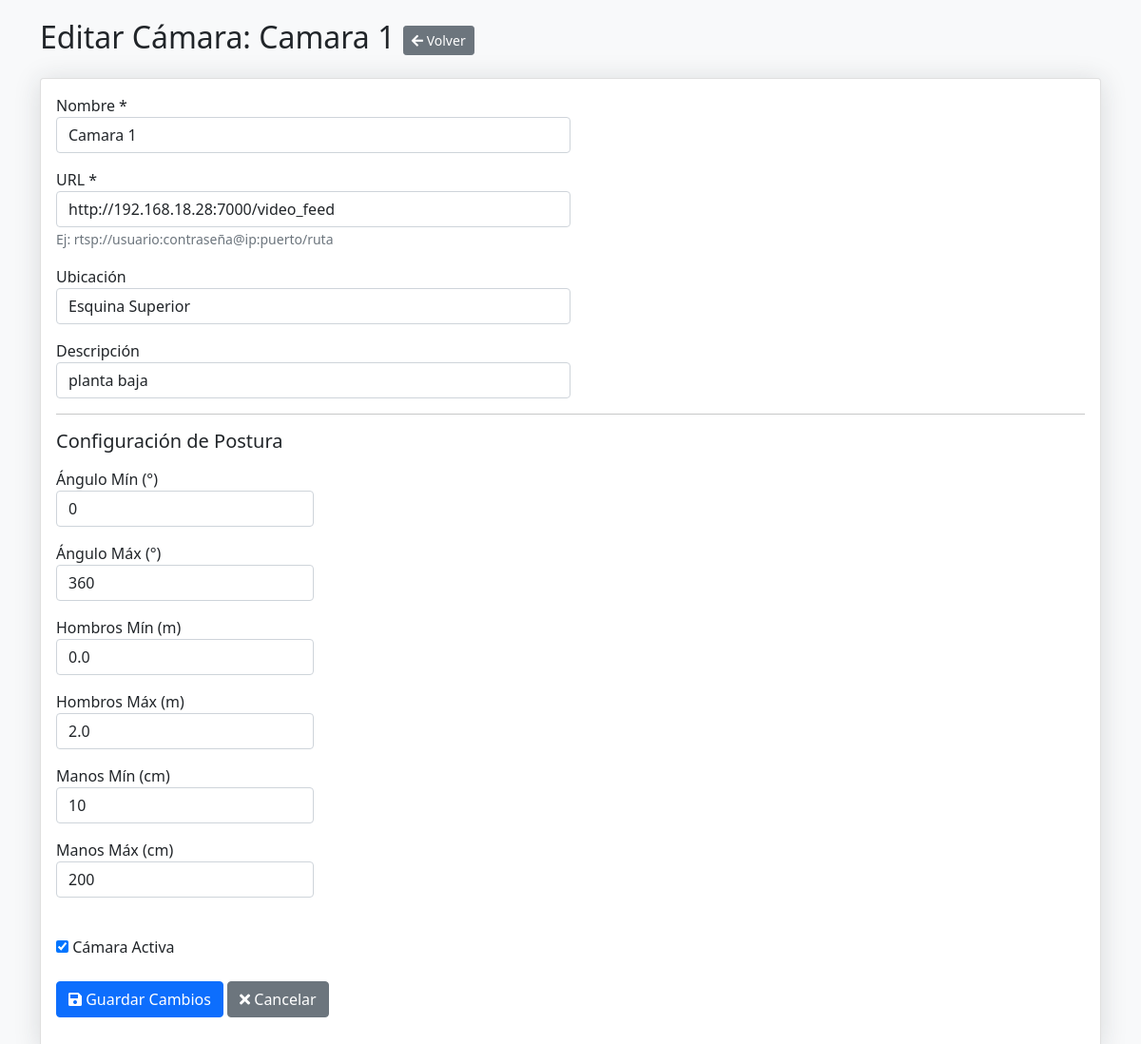
Page /camaras/edit/1 on the earlier database version.
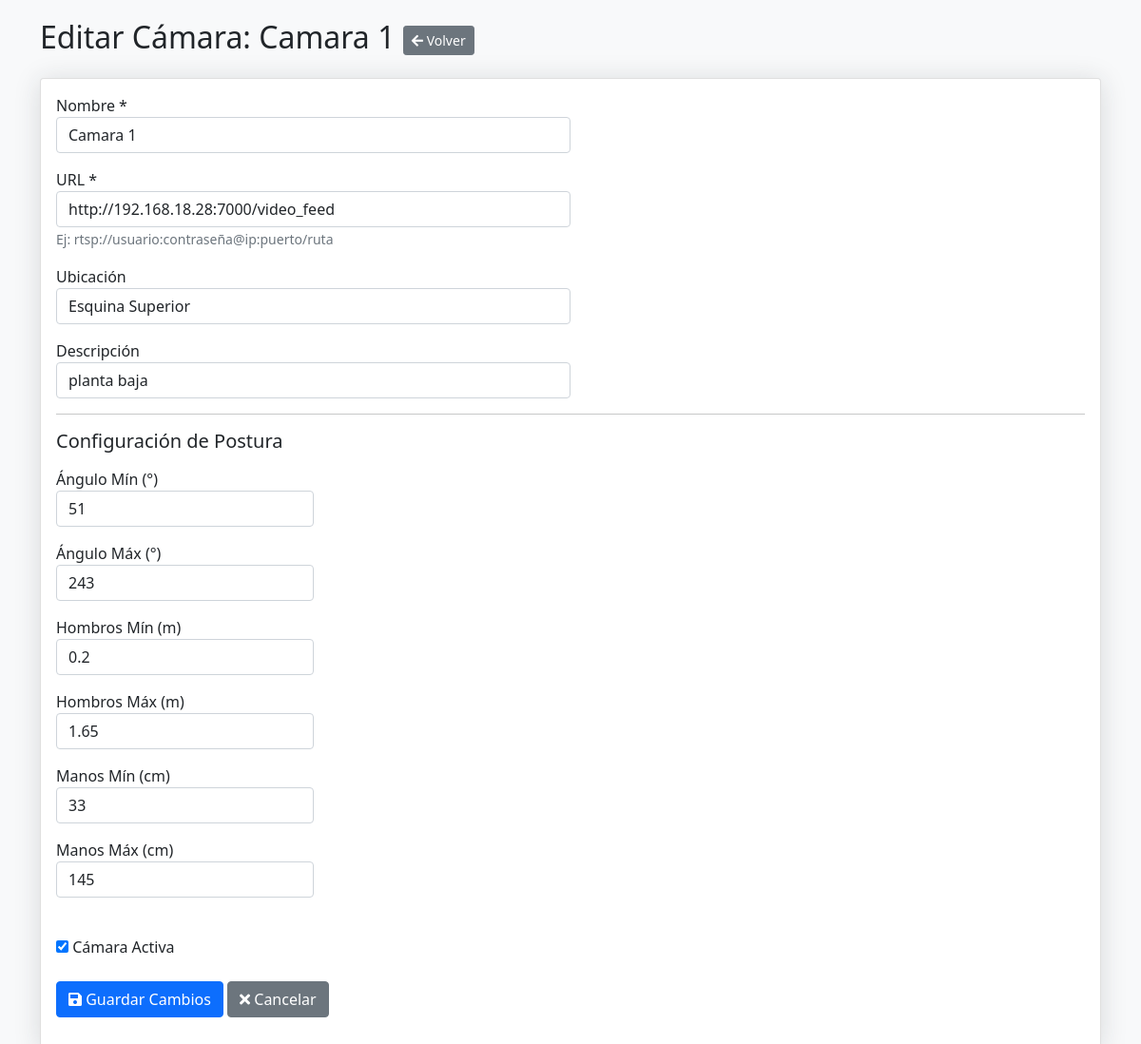
Same page on the later database version.
### tables this page shows
CREATE TABLE camaras (
                id INTEGER PRIMARY KEY AUTOINCREMENT,
                nombre TEXT NOT NULL,
                url TEXT UNIQUE NOT NULL,
                descripcion TEXT,
                angulo_min INTEGER NOT NULL DEFAULT 45,  -- Ángulo mínimo en grados
                angulo_max INTEGER NOT NULL DEFAULT 135, -- Ángulo máximo en grados
                hombros_min REAL NOT NULL DEFAULT 0.5,    -- Distancia mínima entre hombros
                hombros_max REAL NOT NULL DEFAULT 1.5,   -- Distancia máxima entre hombros
                manos_min INTEGER NOT NULL DEFAULT 30,   -- Distancia mínima de manos
                manos_max INTEGER NOT NULL DEFAULT 150,   -- Distancia máxima de manos
                ubicacion TEXT,
                activa BOOLEAN DEFAULT 1,
                fecha_instalacion TIMESTAMP DEFAULT CURRENT_TIMESTAMP,
                FOREIGN KEY (id) REFERENCES notificaciones(id_camara)
            );

### routes/camaras.py (the view, shortened to what this page needs)
    @app.route('/camaras/edit/<int:id>', methods=['GET', 'POST'])
    def camaras_edit(id):
        try:
            conn = get_db_connection()
            camara = conn.execute('SELECT * FROM camaras WHERE id = ?', (id,)).fetchone()
            if camara is None:
                conn.close()
                abort(404)
            conn.close()
            return render_template('camaras/edit.html', camara=camara)
        except Exception as e:
            app.logger.error(f"Error al editar cámara {id}: {str(e)}")
            flash('Error al editar la cámara', 'error')
            if 'conn' in locals():
                conn.rollback()
                conn.close()
            return redirect(url_for('camaras_index'))

### database.py (called while the page is built)
def get_db_connection():
    conn = sqlite3.connect('monitoring.db')
    conn.row_factory = sqlite3.Row
    return conn

### templates/camaras/edit.html (shortened to what the changed rows need)
<!DOCTYPE html>
<html lang="es">
<head>
    <link href="https://cdn.jsdelivr.net/npm/bootstrap@5.1.3/dist/css/bootstrap.min.css" rel="stylesheet">
    <link href="https://cdnjs.cloudflare.com/ajax/libs/font-awesome/5.15.4/css/all.min.css" rel="stylesheet">
</head>
<body>
    <div class="container">
        <h2 class="mb-4">Editar Cámara: {{ camara['nombre'] }} <a href="/camaras" class="btn btn-secondary btn-sm float-right"><i class="fas fa-arrow-left"></i> Volver</a></h2>
        <div class="card">
            <div class="card-body">
                <form method="POST" action="/camaras/edit/{{ camara['id'] }}">
                    <div class="form-row">
                        <div class="form-group col-md-6">
                            <label for="nombre">Nombre *</label>
                            <input type="text" class="form-control" id="nombre" name="nombre" value="{{ camara['nombre'] }}" required>
                        </div>
                        <div class="form-group col-md-6">
                            <label for="url">URL *</label>
                            <input type="url" class="form-control" id="url" name="url" value="{{ camara['url'] }}" required>
                            <small class="form-text text-muted">Ej: rtsp://usuario:contraseña@ip:puerto/ruta</small>
                        </div>
                    </div>
                    <div class="form-row">
                        <div class="form-group col-md-6">
                            <label for="ubicacion">Ubicación</label>
                            <input type="text" class="form-control" id="ubicacion" name="ubicacion" value="{{ camara['ubicacion'] }}">
                        </div>
                        <div class="form-group col-md-6">
                            <label for="descripcion">Descripción</label>
                            <input type="text" class="form-control" id="descripcion" name="descripcion" value="{{ camara['descripcion'] }}">
                        </div>
                    </div>
                    <div class="form-row">
                        <div class="form-group col-md-3">
                            <label for="angulo_min">Ángulo Mín (°)</label>
                            <input type="number" class="form-control" id="angulo_min" name="angulo_min" value="{{ camara['angulo_min'] }}" min="0" max="180">
                        </div>
                        <div class="form-group col-md-3">
                            <label for="angulo_max">Ángulo Máx (°)</label>
                            <input type="number" class="form-control" id="angulo_max" name="angulo_max" value="{{ camara['angulo_max'] }}" min="0" max="180">
                        </div>
                        <div class="form-group col-md-3">
                            <label for="hombros_min">Hombros Mín (m)</label>
                            <input type="number" step="0.1" class="form-control" id="hombros_min" name="hombros_min" value="{{ camara['hombros_min'] }}" min="0.1" max="5">
                        </div>
                        <div class="form-group col-md-3">
                            <label for="hombros_max">Hombros Máx (m)</label>
                            <input type="number" step="0.1" class="form-control" id="hombros_max" name="hombros_max" value="{{ camara['hombros_max'] }}" min="0.1" max="5">
                        </div>
                    </div>
                    <div class="form-row">
                        <div class="form-group col-md-3">
                            <label for="manos_min">Manos Mín (cm)</label>
                            <input type="number" class="form-control" id="manos_min" name="manos_min" value="{{ camara['manos_min'] }}" min="10" max="300">
                        </div>
                        <div class="form-group col-md-3">
                            <label for="manos_max">Manos Máx (cm)</label>
                            <input type="number" class="form-control" id="manos_max" name="manos_max" value="{{ camara['manos_max'] }}" min="10" max="300">
                        </div>
                    </div>
                </form>
            </div>
        </div>
    </div>
</body>
</html>

Differences in the rows shown:
changed camaras "Camara 1": angulo_min "0" → "51"; angulo_max "360" → "243"; hombros_min "0.0" → "0.2"; hombros_max "2.0" → "1.65"; manos_min "10" → "33"; manos_max "200" → "145"
